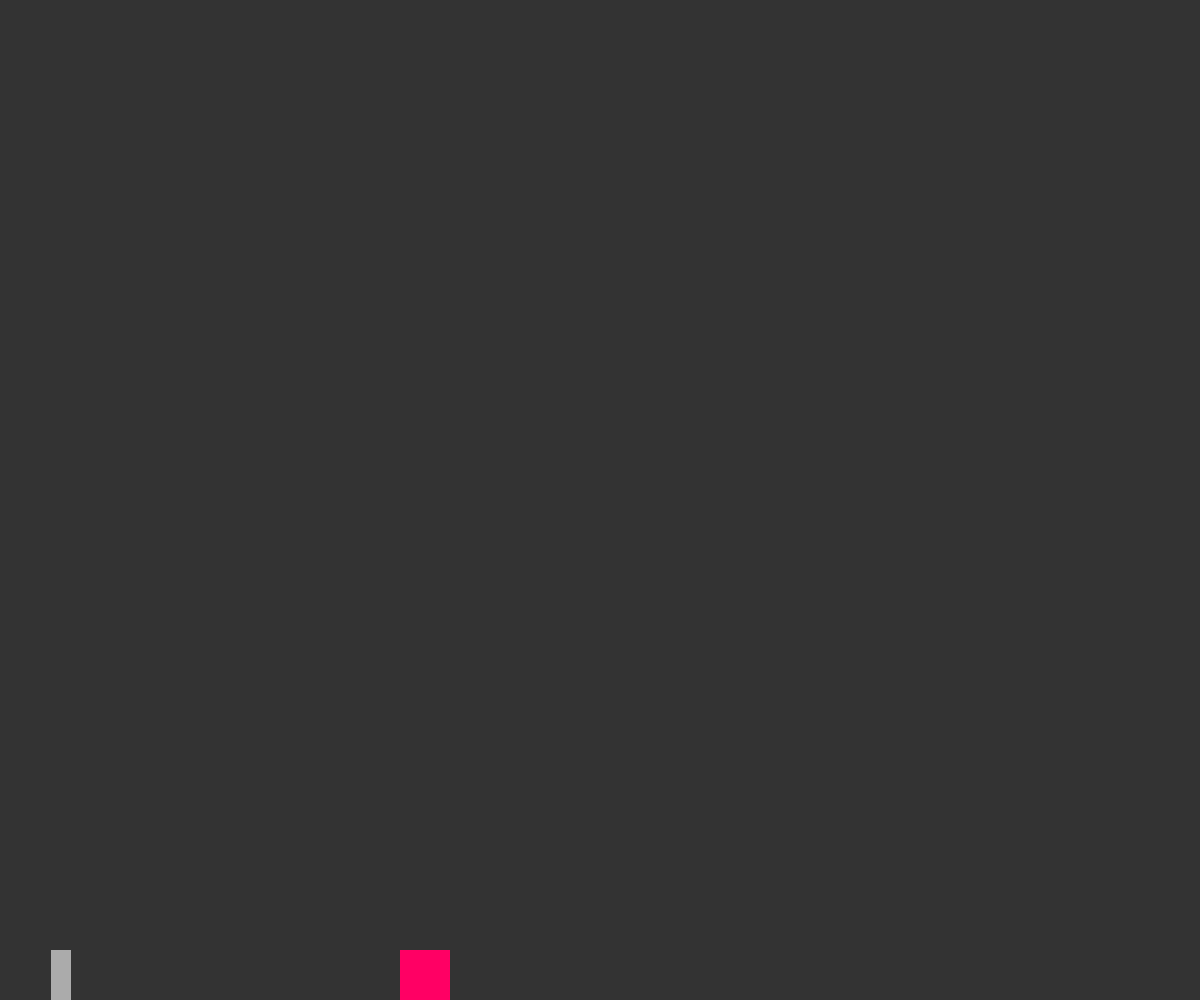
Frame 1 (no input)
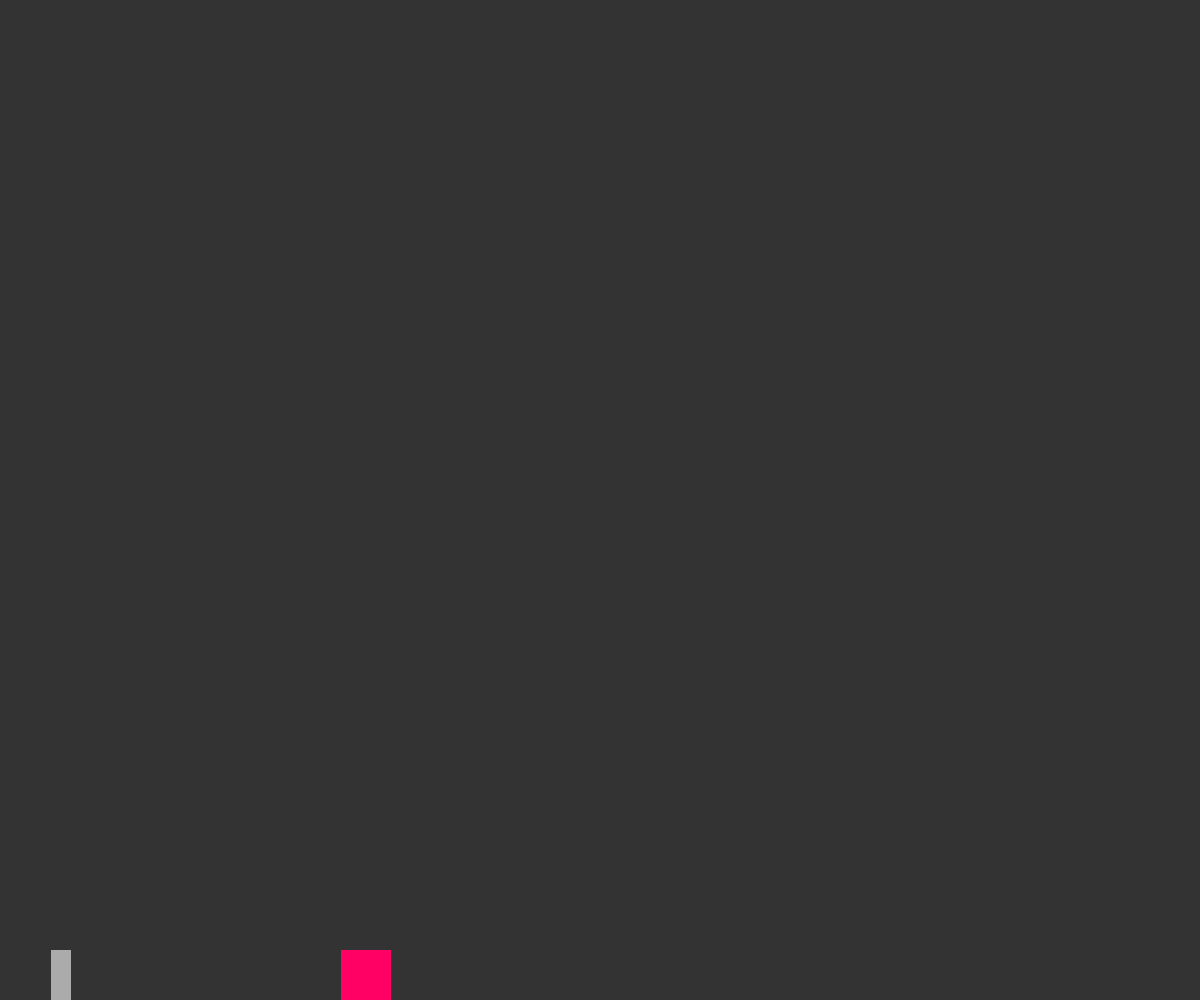
Frame 60 (no input)
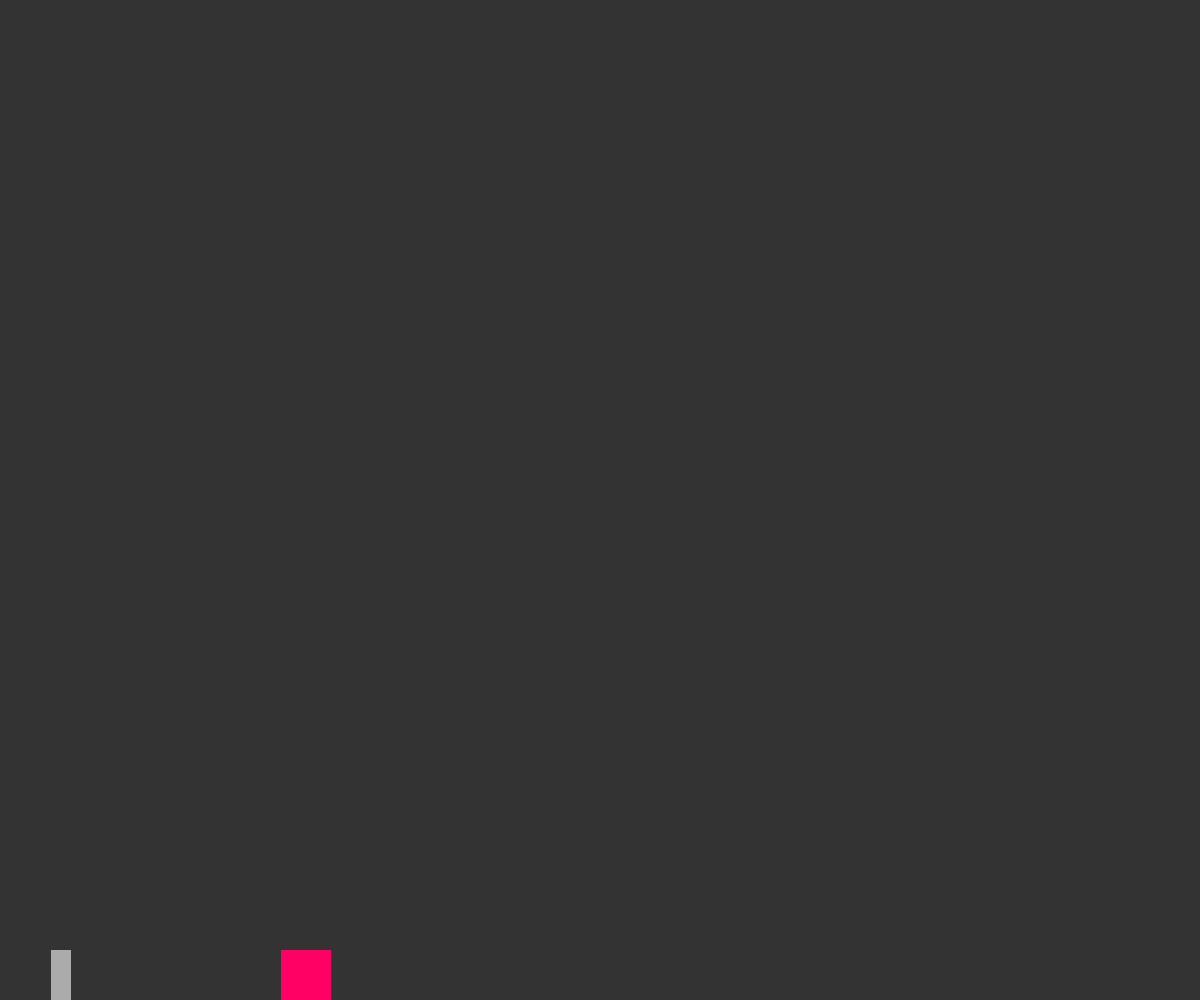
Frame 120 (the mouse pressed at the canvas centre since frame 60)

The p5.js sketch that drew these frames (run headless with seeded random() and noise() and a simulated clock; from frame 60 on, the mouse is pressed at the canvas centre):

// p5.js sketch
// ── sketch.js

var person;
//var obstacle;

function setup() {
  createCanvas(windowWidth, windowHeight);
	person = new Person();
	//obstacle = createVector
}
function mouseReleased(){
	if (person.pos.y == height){
		var jump = createVector(0,-4);
		person.applyForce(jump);
	}
}

function draw() {
  background(51);
	translate(-person.pos.x+50, 0);

	var gravity = createVector(0,0.1);
	person.applyForce(gravity);

	person.update();
	person.edges();
	person.display();

	fill(255, 0, 100);
	rect (400, height-50, 50, 50);

}

// ── particle.js
// Daniel Shiffman
// https://www.kadenze.com/courses/the-nature-of-code
// http://natureofcode.com/
// Session 2: Array of Particles, multiple forces

function Person() {
  this.pos = createVector(50, height);
  this.vel = createVector(1, 0);
  this.acc = createVector(0, 0);

  this.applyForce = function(force) {
    this.acc.add(force);
  }

  this.update = function() {
    this.vel.add(this.acc);
    this.pos.add(this.vel);
    this.acc.set(0, 0);
  }

  this.display = function() {
    fill(255, 150);
    noStroke();
		rect(this.pos.x, this.pos.y-50, 20, 50);
  }

  this.edges = function() {
    if (this.pos.y > height) {
      this.vel.y *= 0;
      this.pos.y = height;
    }

    if (this.pos.x > width) {
      this.vel.x *= -1;
      this.pos.x = width;
    }
  }
}
